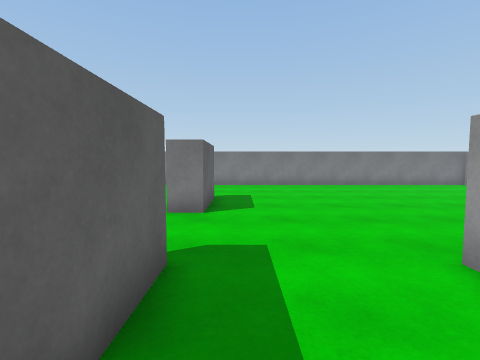
view 1 (above)

16 first-person views from a walk through a scene from a Unity 3-D project. The camera is 1.4 m above the floor, tilts 4° down and sees 85° across. The floor is counted in squares, 1 m on a side. Each view is taken from the middle of a square. On the plan, view 1 faces up. The plan holds only what a view shows up to about 13 squares ahead; the rest is blank. The player character is not drawn.

view 2
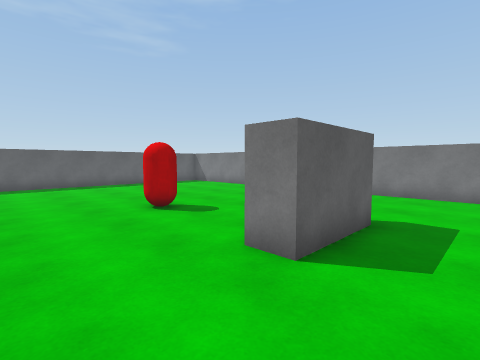

view 3
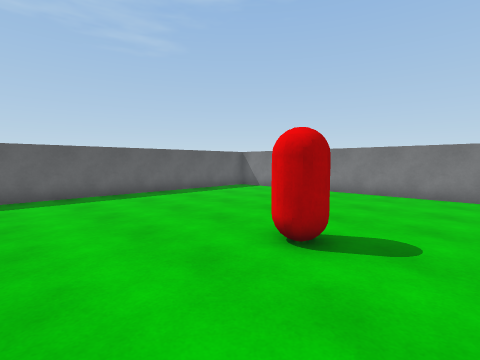

view 4
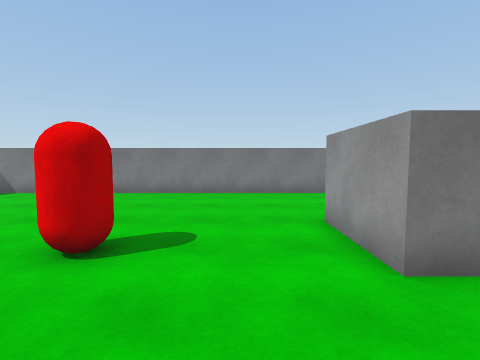

view 5
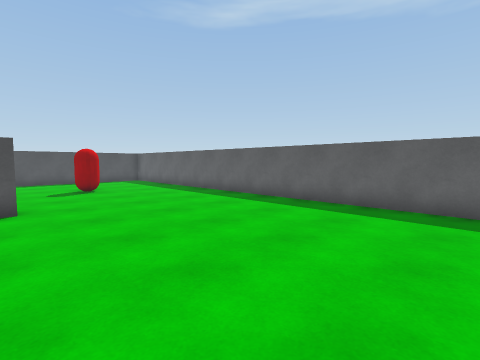

view 6
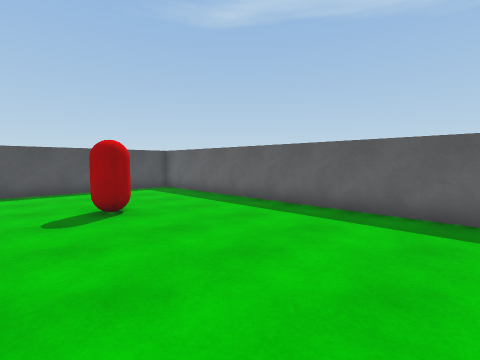

view 7
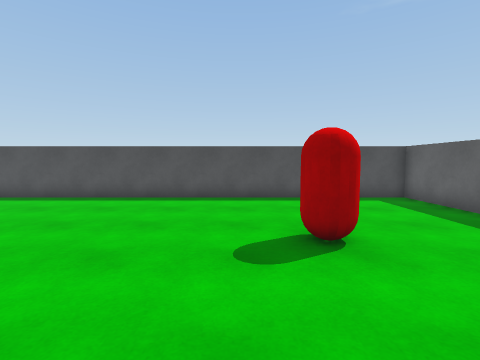

view 8
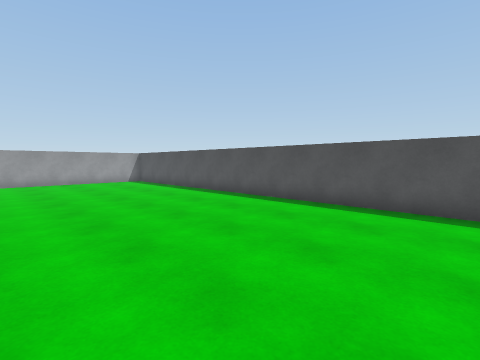

view 9
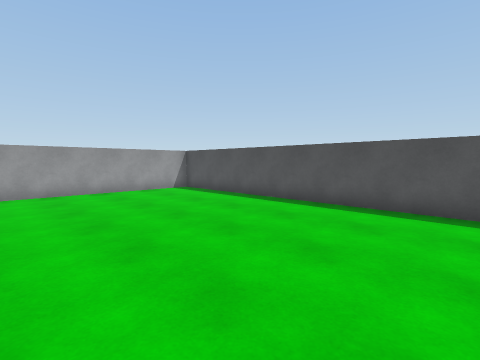

view 10
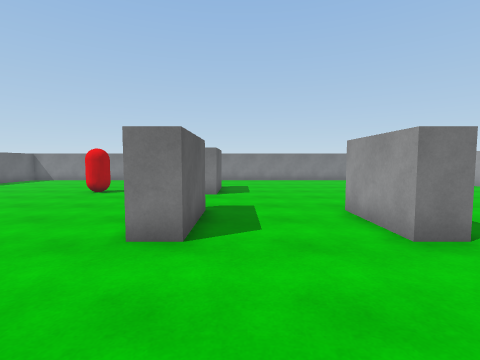

view 11
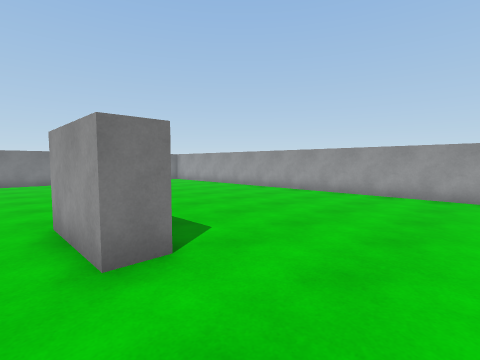

view 12
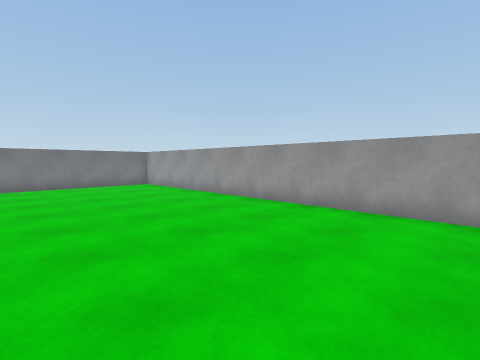

view 13
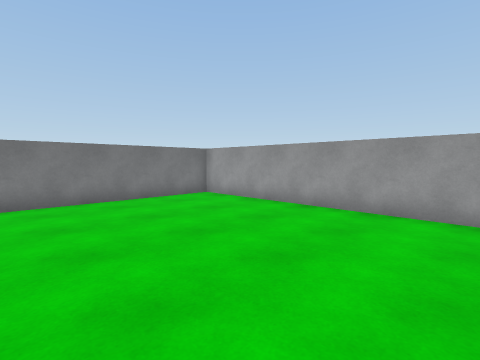

view 14
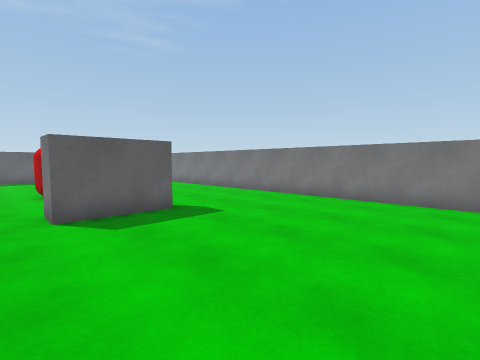

view 15
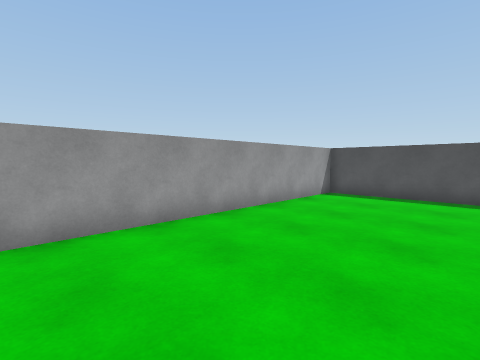

view 16
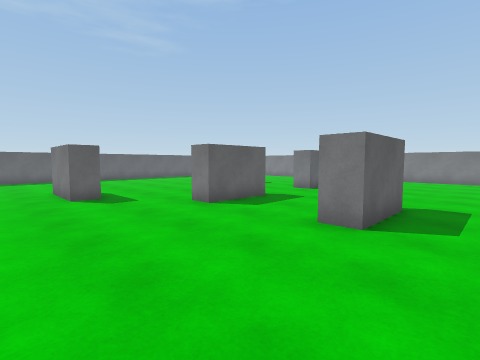

### Floor plan
Points are (right, up) in squares from view 1. A wall is a line through its corners. A room is listed if a view was taken in it or the views show most of it. See-through windows are left out.
Room 1 (views 1, 2, 3, 4, 5, 6, 7, 8, 9, 10, 11, 12, 13, 14, 15, 16)
walls: (-1, 3.6) (-1, 0.5) (-2, 0.5); (4, 3.5) (4, 0.5) (3, 0.5) (3, 3.5); (-4.7, -1.8) (-4.7, -2.8) (-7.8, -2.8); (-1, 10.1) (-1, 7.1) (-2, 7.1) (-2, 10.1); (-7.8, -1.8) (-7.2, -1.8); (-15.5, 11) (-15.5, -12.2) (-13.6, -12.2); (-11.6, -12.2) (13.5, -12.2) (13.5, 15.7) (-9.8, 15.7); (-13.1, 15.7) (-14.8, 15.7)
objects: other object (-11, -7) to (-10, -6); other object (-7, 8) to (-6, 8)

Positions as (right, up) in squares from view 1, and headings:
1: (0, 0), facing up
2: (1, 4), facing up-left
3: (-4, 4), facing up-left
4: (-4, 4), facing up
5: (-7, 7), facing down-left
6: (-8, 1), facing down-left
7: (-9, -2), facing down
8: (-5, -4), facing down-right
9: (1, -4), facing down-right
10: (0, -4), facing up
11: (2, -3), facing up-right
12: (6, 0), facing up-right
13: (6, 6), facing up-right
14: (6, 6), facing up-left
15: (8, -1), facing down-right
16: (6, -5), facing up-left
